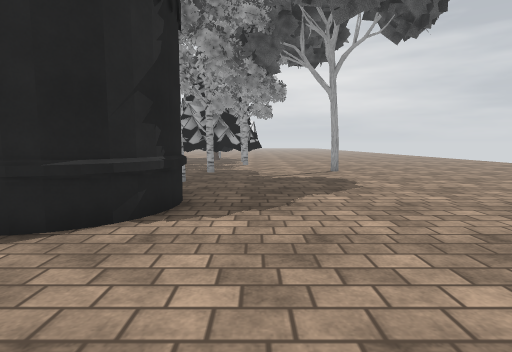
View 1 (above)

24 first-person views from a walk through a Unity game level. The camera is 1.3 m above the floor, tilts 6° down and sees 80° across. The floor is counted in squares, 1 m on a side. Each view is taken from the middle of a square. On the plan, view 1 faces up. The plan holds only what a view shows up to about 14 squares ahead; the rest is blank. The place goes on beyond the plan. The player is left out. Some surface patterns are stand-ins.

View 2
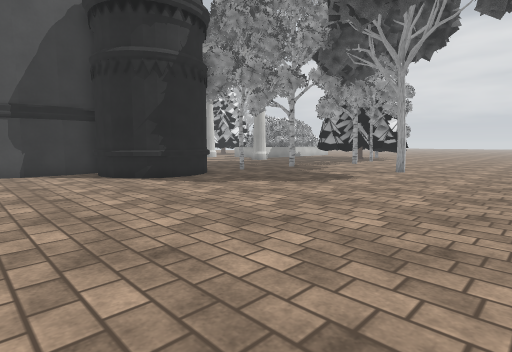

View 3
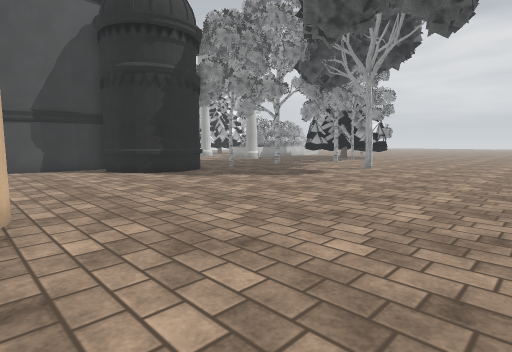

View 4
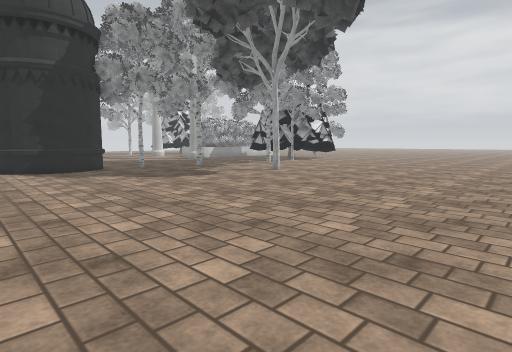

View 5
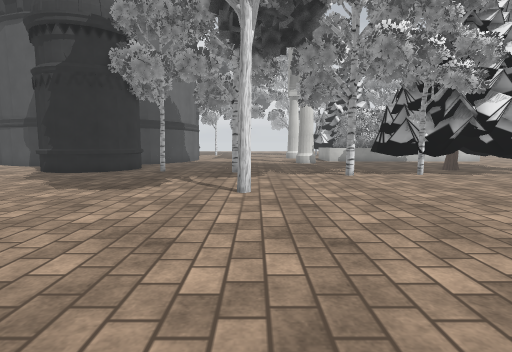

View 6
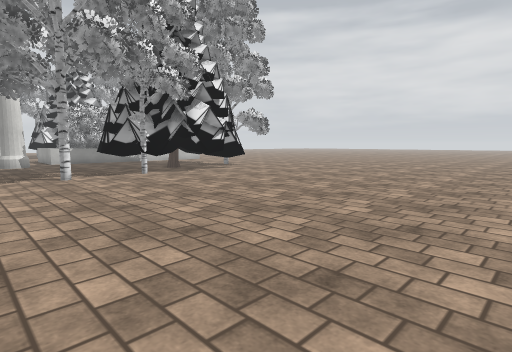

View 7
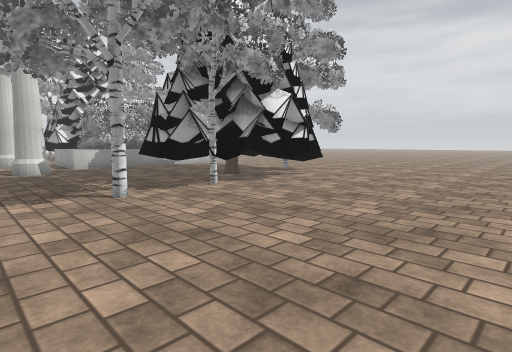

View 8
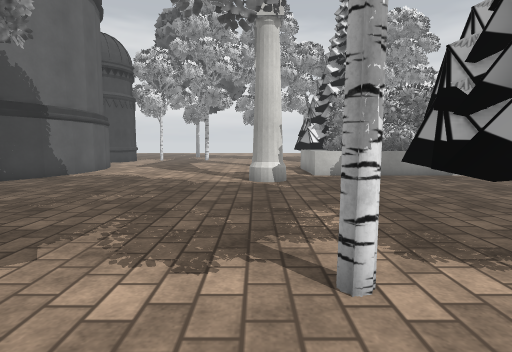

View 9
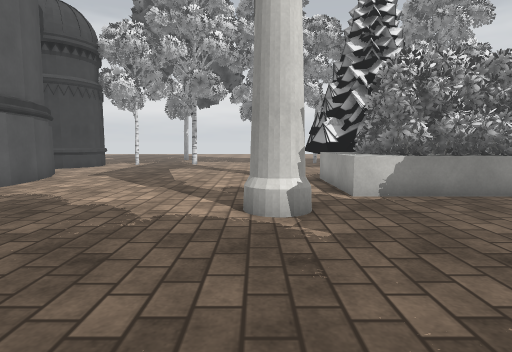

View 10
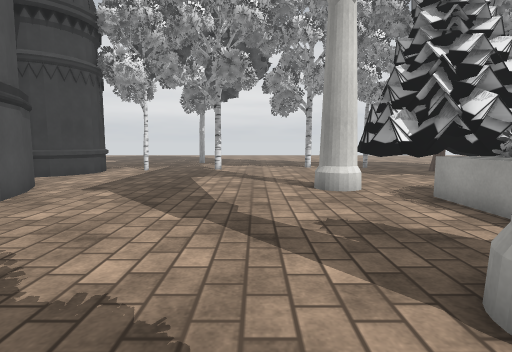

View 11
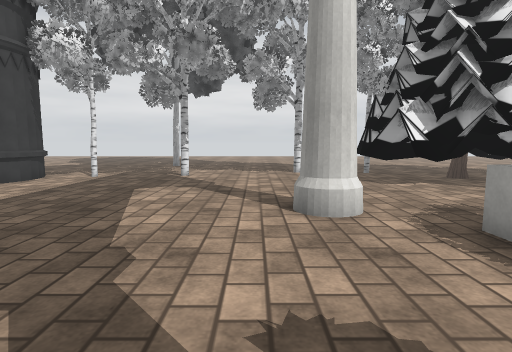

View 12
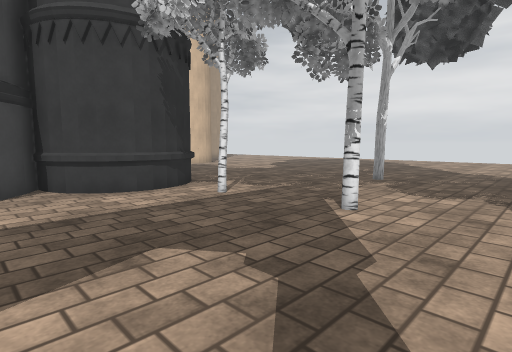

View 13
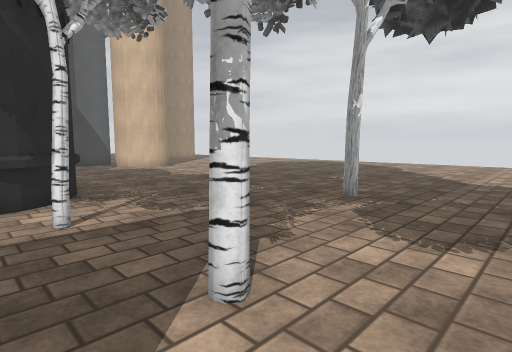

View 14
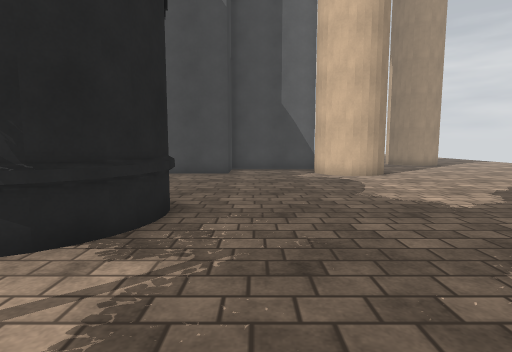

View 15
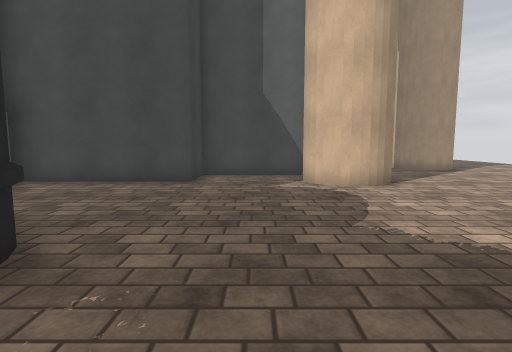

View 16
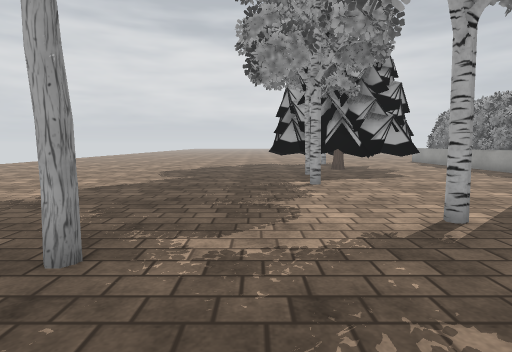

View 17
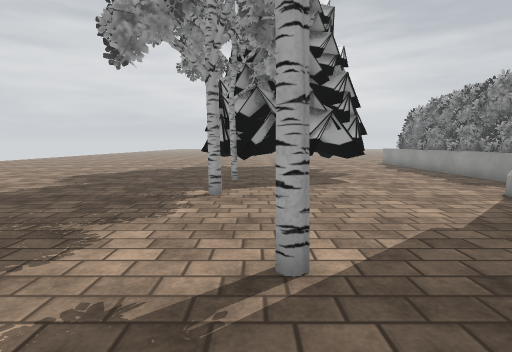

View 18
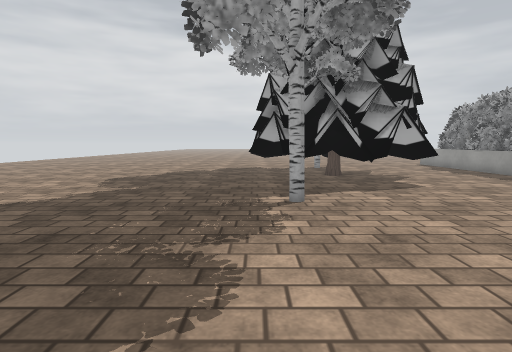

View 19
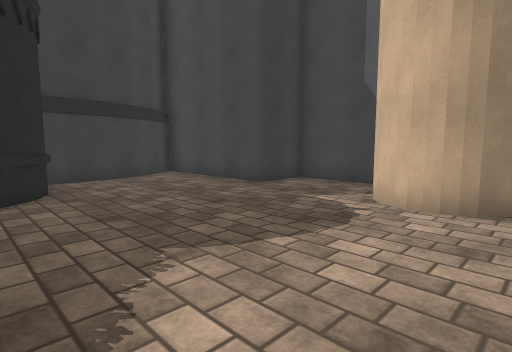

View 20
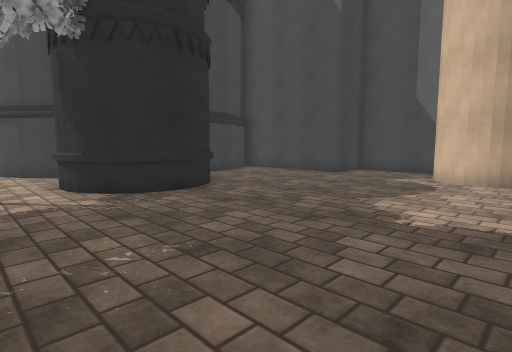

View 21
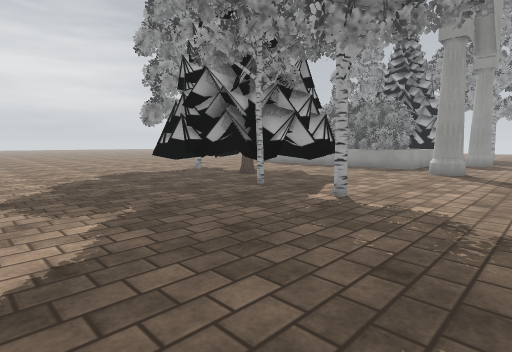

View 22
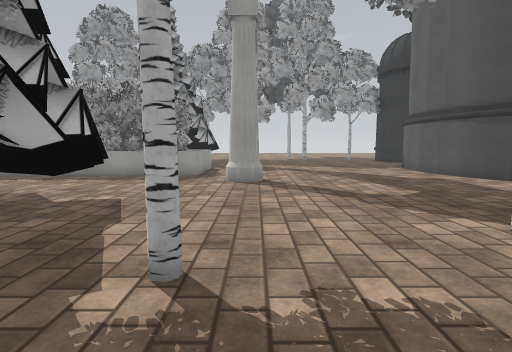

View 23
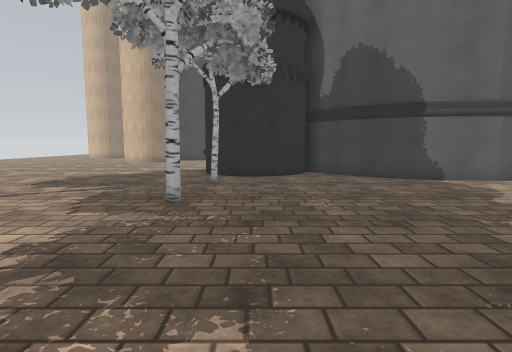

View 24
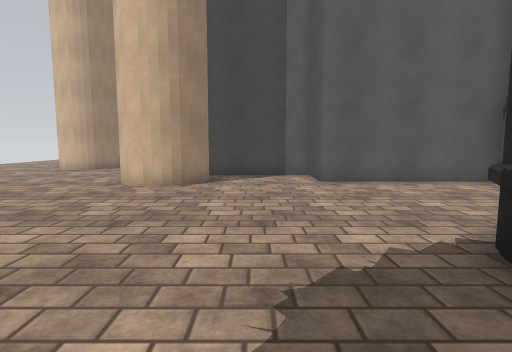

### Floor plan
Key: @ floor where view 1 was taken; # wall or solid block; x gap in a wall; . floor; O other object.
Columns run from 31 left of view 1 to 14 right of it. Each row starts with its distance up from view 1.
 25 ......########...OOOO....   ####...........
 24 ......########...OOO#....   ####...........
 23 .......######....OOOO.....  ###............
 22 .......######....OOOO.....#####.............
 21 .........##......OOOO.......#...............
 20 ............................................
 19 .......#.......#......#.......#.............
 18 ...............#......#......................
 17 .............................................
 16 .............................................
 15 ...................................#.........
 14 ........#....................#...............
 13 .............................................
 12 ...#.........................................
 11 .........#..................#................
 10 ................######.......................
  9 .........###..###    ###..###.................
  8 ........#######        #######................
  7 ........#                    #................
  6 ........#                    #................
  5 ........##                  ##................
  4 .........####            ####................
  3 ............#            #.................. .
  2 ............#            #.................
  1 ............#            #.................
  0 ............##            .....@..........
 -1 .###.........#          #.........###.... .
 -2 x  #...#######          #######...#  .....
 -3    #...#                      #...#  ......
 -4    #####                      #####   .....

Positions as (right, up) in squares from view 1, and headings:
1: (0, 0), facing up
2: (9, 0), facing up-left
3: (11, -1), facing up-left
4: (14, 3), facing up-left
5: (12, 15), facing left
6: (12, 16), facing up-left
7: (7, 16), facing up-left
8: (2, 18), facing left
9: (-3, 18), facing left
10: (-7, 16), facing left
11: (-10, 17), facing left
12: (-17, 17), facing down-left
13: (-21, 16), facing down-left
14: (-25, 12), facing down
15: (-26, 9), facing down
16: (-26, 9), facing up
17: (-23, 11), facing up
18: (-25, 12), facing up
19: (-31, 6), facing down-right
20: (-31, 11), facing down-right
21: (-31, 15), facing up-right
22: (-27, 18), facing right
23: (-4, 21), facing down
24: (1, 9), facing down
